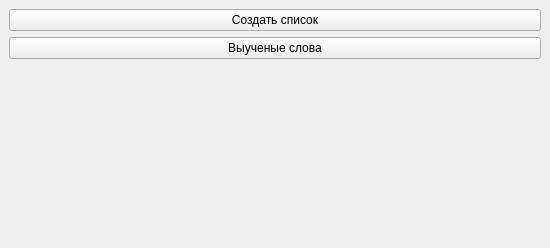
<?xml version="1.0" encoding="UTF-8"?>
<ui version="4.0">
 <class>MainWindow</class>
 <widget class="QMainWindow" name="MainWindow">
  <property name="geometry">
   <rect>
    <x>0</x>
    <y>0</y>
    <width>550</width>
    <height>248</height>
   </rect>
  </property>
  <property name="windowTitle">
   <string>MainWindow</string>
  </property>
  <widget class="QWidget" name="centralwidget">
   <layout class="QHBoxLayout" name="horizontalLayout">
    <item>
     <layout class="QVBoxLayout" name="layout_lists"/>
    </item>
    <item>
     <layout class="QVBoxLayout" name="layout_buttons" stretch="0,0,0">
      <item>
       <widget class="QPushButton" name="but_create_list">
        <property name="sizePolicy">
         <sizepolicy hsizetype="Preferred" vsizetype="Maximum">
          <horstretch>0</horstretch>
          <verstretch>0</verstretch>
         </sizepolicy>
        </property>
        <property name="text">
         <string>Создать список</string>
        </property>
        <property name="icon">
         <iconset>
          <normaloff>../../icons/edit_2.png</normaloff>../../icons/edit_2.png</iconset>
        </property>
        <property name="iconSize">
         <size>
          <width>20</width>
          <height>20</height>
         </size>
        </property>
       </widget>
      </item>
      <item>
       <widget class="QPushButton" name="but_leared_words">
        <property name="sizePolicy">
         <sizepolicy hsizetype="Preferred" vsizetype="Maximum">
          <horstretch>0</horstretch>
          <verstretch>0</verstretch>
         </sizepolicy>
        </property>
        <property name="text">
         <string>Выученые слова</string>
        </property>
        <property name="icon">
         <iconset>
          <normaloff>../../icons/files.png</normaloff>../../icons/files.png</iconset>
        </property>
       </widget>
      </item>
      <item>
       <spacer name="verticalSpacer">
        <property name="orientation">
         <enum>Qt::Vertical</enum>
        </property>
        <property name="sizeHint" stdset="0">
         <size>
          <width>20</width>
          <height>40</height>
         </size>
        </property>
       </spacer>
      </item>
     </layout>
    </item>
   </layout>
  </widget>
 </widget>
 <resources/>
 <connections/>
</ui>
